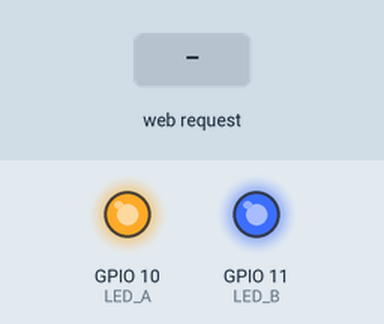
Simulated run of this program. Board: ESP32-S3. Shown: output pins drawn as LEDs (lit = HIGH). The test bench sets the inputs (shaded band). WiFi joins after 1.5 s; servers stay silent unless stated; storage starts empty; what the program prints to the serial monitor is not drawn.

Above: at 2.7 s.
2.8 s: HTTP request GET /LED-Control received
At 4.0 s:
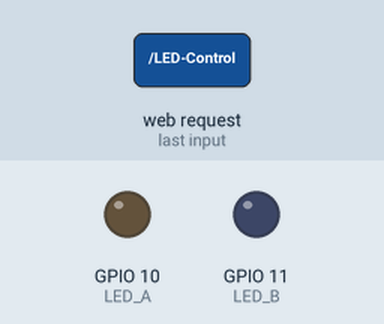
4.3 s: HTTP request GET /LED-Control?ledPwm=120 received
At 5.2 s:
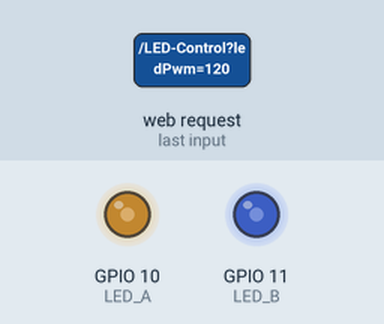
Timing chart, 0 to 7.3 s (numbered marks = the images above; inputs shaded):
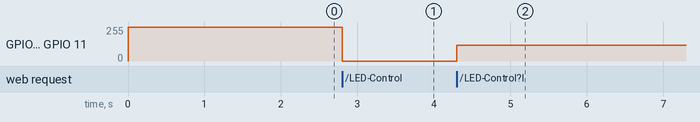

Measured:
- after the input at 2.8 s, GPIO 10 (LED_A), GPIO 11 (LED_B): 255/255 → 0/255 at once
- after the input at 4.3 s, GPIO 10 (LED_A), GPIO 11 (LED_B): 0/255 → 120/255 at once

The program:

main.cpp
```cpp
/*
接线说明:无

程序说明:使用ESP8266-NodeMCU建立一个有多个页面的网站。通过LED页面
         的文本输入可以控制板上LED的亮度。本程序最主要的功能是建立了一个文本框,
         可以通过在文本框中的输入内容来控制开发板

注意事项:在下面的网站中有SPIFFS的下载方法:
         https://docs.platformio.org/en/latest/platforms/espressif32.html#uploading-files-to-file-system
         在下载程序之前要记得先把 data文件夹中的内容下载到 esp32s3的闪存中去,即先 Build Filesystem Image (编译),
         再 upload Filesystem Image(下载)即可
         相关的内容放在esp32s3中的闪存文件中(即 data 文件夹);网站显示的内容通过data文件夹中的文件决定


函数示例:无

作者:灵首

时间:2023_3_13
*/

#include <WiFi.h>
#include <WiFiMulti.h>
#include <WebServer.h>
#include <SPIFFS.h>

WiFiMulti wifi_multi;  //建立WiFiMulti 的对象,对象名称是 wifi_multi
WebServer esp32s3_webServe(80);//实例化一个网页服务的对象,端口是80


#define LED_A 10
#define LED_B 11


//相关函数的声明,要先声明了VSCOE才不会报错,否则会报错的
void handleUserRequet();
String getContentType(String filename);
bool handleFileRead(String path);
void handleLEDControl();


/*
# brief 连接WiFi的函数
# param 无
# retval 无
*/
void wifi_multi_con(void){
  int i=0;
  while(wifi_multi.run() != WL_CONNECTED){
    delay(1000);
    i++;
    Serial.print(i);
  }

}


/*
# brief 写入自己要连接的WiFi名称及密码,之后会自动连接信号最强的WiFi
# param 无
# retval  无
*/
void wifi_multi_init(void){
  wifi_multi.addAP("LINGSOU123","12345678");
  wifi_multi.addAP("LINGSOU12","12345678");
  wifi_multi.addAP("LINGSOU1","12345678");
  wifi_multi.addAP("LINGSOU234","12345678");   //通过 wifi_multi.addAP() 添加了多个WiFi的信息,当连接时会在这些WiFi中自动搜索最强信号的WiFi连接
}


/*
# brief 启动SPIFFS
# param 无
# retval 无
*/
void SPIFFS_start_init(){
  if(SPIFFS.begin()){
    Serial.print("\nSPIFFS Start!!!");
  }
  else{
    Serial.print("\nSPIFFS Failed to start!!!");
  }
}


/*
# brief esp32s3建立网页服务初始化函数,以一个错误处理函数来解决所有的请求
# param 无
# retval  无
*/
void esp32s3_webServe_init(void){
  esp32s3_webServe.on("/LED-Control", handleLEDControl); // 告知系统如何处理/LED-Control请求
  esp32s3_webServe.onNotFound(handleUserRequet);    //用该函数解决除了请求"LED_Control"的所有的请求,包括正常的请求以及错误处理
  esp32s3_webServe.begin();
  Serial.print("\nHTTp esp32s3_webServe started");
}


/*
# brief   获取文件类型
# param   String filename:所请求的文件的文件名
# retval    String:返回字符串,返回该文件的文件类型(就是后缀名)
*/
String getContentType(String filename){
  if(filename.endsWith(".htm")) return "text/html";
  else if(filename.endsWith(".html")) return "text/html";
  else if(filename.endsWith(".css")) return "text/css";
  else if(filename.endsWith(".js")) return "application/javascript";
  else if(filename.endsWith(".png")) return "image/png";
  else if(filename.endsWith(".gif")) return "image/gif";
  else if(filename.endsWith(".jpg")) return "image/jpeg";
  else if(filename.endsWith(".ico")) return "image/x-icon";
  else if(filename.endsWith(".xml")) return "text/xml";
  else if(filename.endsWith(".pdf")) return "application/x-pdf";
  else if(filename.endsWith(".zip")) return "application/x-zip";
  else if(filename.endsWith(".gz")) return "application/x-gzip";
  return "text/plain";
}


/*
# brief   处理浏览器HTTP访问,在闪存文件中查询请求的文件

# param   String path:这是用户请求的文件路径,不需要手动输入,例如:
    (
    String webAddress = esp32s3_webServe.uri();   // 获取用户请求网址信息
    bool fileReadOK = handleFileRead(webAddress);   // 通过handleFileRead函数处处理用户访问
    )
    通过形如此类的调用获取(应该是的)

# retval bool型返回,当在闪存文件中查询到存在请求的文件时返回: true,否则返回:false
*/
bool handleFileRead(String path) {            //

  if (path.endsWith("/")) {                   // 如果访问地址以"/"为结尾
    path = "/index.html";                     // 则将访问地址修改为/index.html便于SPIFFS访问
  }

  String contentType = getContentType(path);  // 获取文件类型

  //在SPIFFS中查找访问的文件,若有则打开文件并返回给服务器
  if (SPIFFS.exists(path)) {
    File file = SPIFFS.open(path, "r");
    esp32s3_webServe.streamFile(file, contentType);
    file.close();
    return true;
  }
  return false;
}


/*
# brief 获取用户请求的网址信息,并处理用户浏览器的HTTP访问
# param   无
# retval    无
*/
void handleUserRequet() {
  // 获取用户请求网址信息
  String reqResource = esp32s3_webServe.uri();
  Serial.print("reqResource: ");
  Serial.println(reqResource);

  // 通过handleFileRead函数处处理用户访问
  bool fileReadOK = handleFileRead(reqResource);

  // 如果在SPIFFS无法找到用户访问的资源，则回复404 (Not Found)
  if (!fileReadOK){
    esp32s3_webServe.send(404, "text/plain", "404 Not Found");
  }
}


/*
# brief 处理/LED-Control请求
# param   无
# retval    无
*/
void handleLEDControl(){
  // 从浏览器发送的信息中获取PWM控制数值（字符串格式）
  String ledPwm = esp32s3_webServe.arg("ledPwm");

  //将字符串格式的PWM控制数值转换为整数
  int ledPwmVal = ledPwm.toInt();

  //实施引脚PWM设置,将LED_A and LED_B 设置为PWM输出
  analogWrite(LED_A,ledPwmVal);
  analogWrite(LED_B,ledPwmVal);

  // 建立基本网页信息显示当前数值以及返回链接
  String httpBody = "Led PWM: " + ledPwm + "<p><a href=\"/LED.html\"><-LED Page</a></p>";
  esp32s3_webServe.send(200, "text/html", httpBody);
}


void setup(void){
  //启动串口通信
  Serial.begin(9600);
  Serial.println("");


  //设置LED模式,同时初始化将两个LED点亮
  pinMode(LED_A,OUTPUT);
  pinMode(LED_B,OUTPUT);
  digitalWrite(LED_A,1);
  digitalWrite(LED_B,1);

  //WiFi设置
  wifi_multi_init();//储存多个WiFi
  wifi_multi_con();//自动连接WiFi


  //输出连接信息(连接的WIFI名称及开发板的IP地址)
  Serial.print("\nconnect wifi:");
  Serial.print(WiFi.SSID());
  Serial.print("\n");
  Serial.print("\nIP address:");
  Serial.print(WiFi.localIP());
  Serial.print("\n");


  //开启闪存文件系统
  SPIFFS_start_init();

  //开启网页服务器功能
  esp32s3_webServe_init();

}

void loop(){
  esp32s3_webServe.handleClient();
}
```
